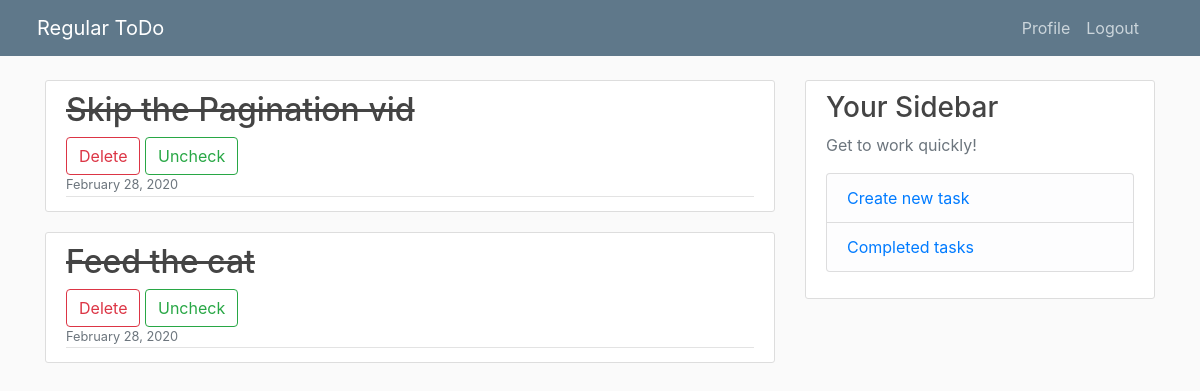
/todo/completed/ (signed in), run on the app's committed database.
### ToDo/models.py (models this page shows, shortened)
class ToDo(models.Model):
    title = models.CharField(max_length=100)
    date_posted = models.DateTimeField(default=timezone.now)
    creator = models.ForeignKey(User, on_delete=models.CASCADE)
    is_checked = models.BooleanField(default=False)

### ToDo/views.py (the view)
# urls.py: path('todo/completed/', TodoCompletedView.as_view(), name="todo-completed"),
class TodoCompletedView(ListView):
    model = ToDo
    template_name = "ToDo/completed.html"
    context_object_name = "todos"
    ordering = ["-date_posted"]

### ToDo/templates/ToDo/completed.html
{% extends "ToDo/base.html" %}
{% block content %}
{% if user.is_authenticated %}
    {% for todo in todos %}
        {% if user.username|lower == todo.creator|lower and todo.is_checked %}
            <article class="media content-section">
                <div class="media-body">
                    <h2><a class="article-title"><s>{{ todo.title }}</s></a></h2>
                    <button onclick="location.href='{% url 'todo-delete' todo.pk %}'" class="btn btn-outline-danger" type="submit">Delete</button>
                    <button onclick="location.href='{% url 'todo-uncheck' todo.pk %}'" class="btn btn-outline-success" type="submit">Uncheck</button>
                    <br>
                    <div class="article-metadata">
                        <small class="text-muted">{{ todo.date_posted|date:"F d, Y" }}</small>
                    </div>
                </div>
            </article>
        {% endif %}
    {% endfor %}
{% endif %}
{% endblock content %}

### static/ToDo/main.css (style rules this page uses)
body { background: #fafafa; color: #333333; margin-top: 5rem; }
h1, h2, h3, h4, h5, h6 { color: #444444; }
.content-section { background: #ffffff; padding: 10px 20px; border: 1px solid #dddddd; border-radius: 3px; margin-bottom: 20px; }
.article-title { color: #444444; }
.article-metadata { padding-bottom: 1px; margin-bottom: 4px; border-bottom: 1px solid #e3e3e3 }

### data on the page
ToDo: title "Skip the Pagination vid", date_posted "February 28, 2020"
ToDo: title "Feed the cat", date_posted "February 28, 2020"
